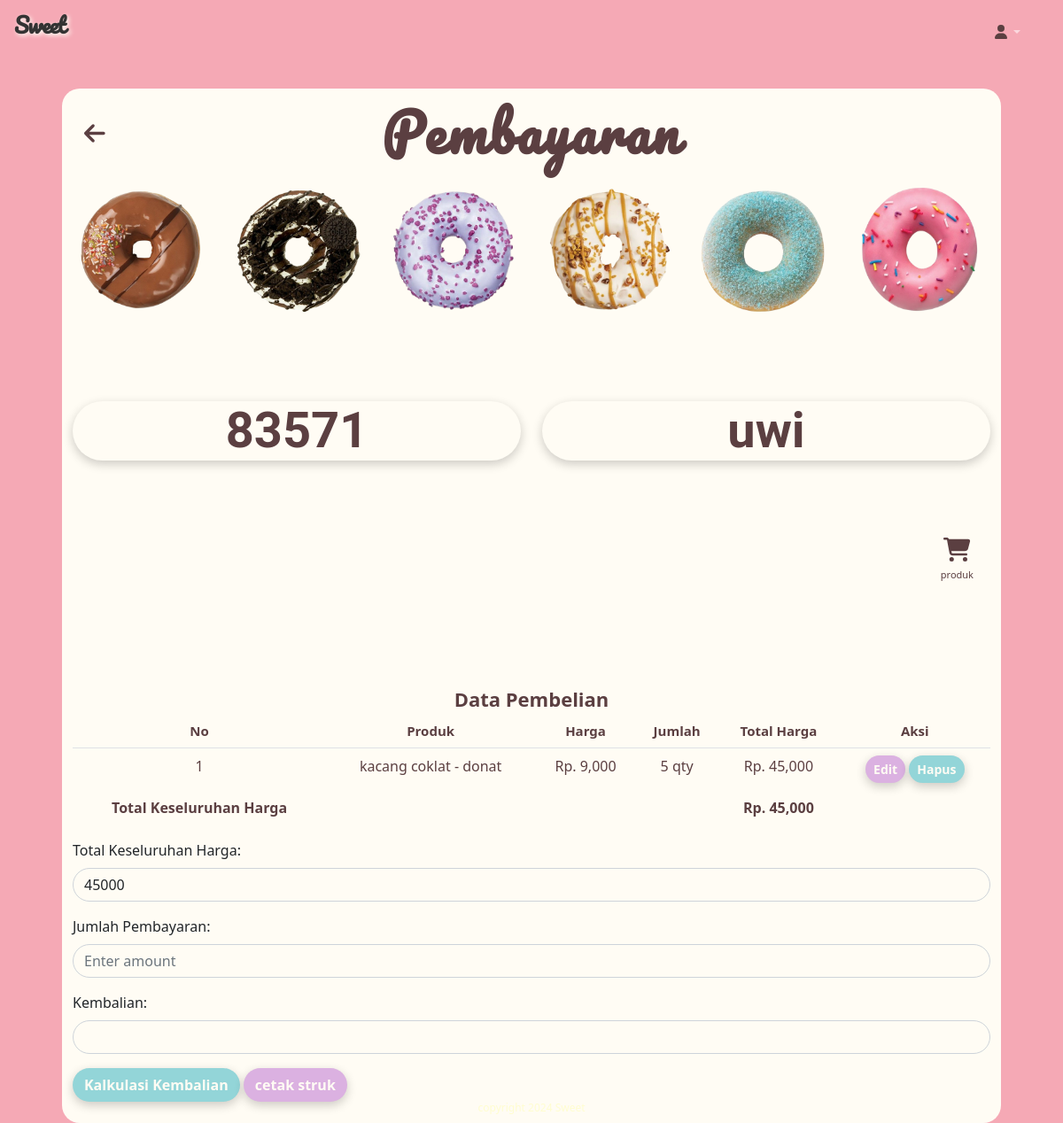
/views/detailpenjualan.php?idp=83571, run on the app's committed database.
### tables this page shows
CREATE TABLE `penjualan` (
  `idpenjualan` bigint(20) NOT NULL,
  `tglpenjualan` datetime NOT NULL DEFAULT current_timestamp(),
  `total` decimal(10,0) NOT NULL,
  `idpelanggan` int(11) NOT NULL
);

CREATE TABLE `pelanggan` (
  `idpelanggan` int(11) NOT NULL,
  `namapelanggan` varchar(255) NOT NULL,
  `alamat` text NOT NULL,
  `nohp` varchar(15) NOT NULL
);

CREATE TABLE `detailpenjualan` (
  `iddetail` int(11) NOT NULL,
  `idpenjualan` bigint(20) NOT NULL,
  `idproduk` int(11) NOT NULL,
  `jumlahproduk` int(11) NOT NULL,
  `subtotal` decimal(10,0) NOT NULL
);

CREATE TABLE `produk` (
  `idproduk` int(11) NOT NULL,
  `namaproduk` varchar(255) NOT NULL,
  `harga` decimal(10,0) NOT NULL,
  `stok` int(11) NOT NULL,
  `deskripsi` text NOT NULL
);

### views/detailpenjualan.php (the view, shortened to what this page needs)
<?php
include_once "template/header.php";
if (isset($_GET['idp'])) {
    $idp = $_GET['idp'];
    $getnamapl = mysqli_query($c, "SELECT * FROM penjualan p, pelanggan pl WHERE p.idpelanggan=pl.idpelanggan and p.idpenjualan='$idp'");
    $namapl = mysqli_fetch_array($getnamapl);
    $np = $namapl['namapelanggan'];
} else {
    echo '<script>window.location.href = "penjualan.php";</script>';
}
?>
<main>
    <div class="container-fluid " style="background-color: #FFFCF4;  max-width: 1060px;
            border-radius: 20px;">
        <div class="row">
            <h1 class="header-text" style="font-family: Pacifico , cursive;">
                Pembayaran</h1>
            <div>
                <a href="penjualan.php" class="btn btn-efek mb-4 mt-4">
                    <i class="fas fa-arrow-left"></i>
                </a>
            </div>
        </div>
        <div class="row">
            <div class="image-container">
                <img src="../assets/img/p.png" alt="Image 1" class="small-image" style="width: 160px; height:160px;">
                <img src="../assets/img/a.png" alt="Image 2" class="small-image" style="width: 160px; height:160px;">
                <img src="../assets/img/ppp.png" alt="Image 3" class="small-image" style="width: 160px; height:160px;">
                <img src="../assets/img/9.png" alt="Image 4" class="small-image" style="width: 160px; height:160px;">
                <img src="../assets/img/r.png" alt="Image 5" class="small-image" style="width: 160px; height:160px;">
                <img src="../assets/img/j.png" alt="Image 6" class="small-image" style="width: 160px; height:160px;">
            </div>
        </div>
        <div class="row">
            <div class="col-md-6">
                <div
                    style="background-color: #FFFCF4; margin-bottom: 50px; margin-top: 70px; color: #5B3F41; box-shadow: 0 4px 12px rgba(0, 0, 0, 0.2); border-radius: 60px;">
                    <div class="card-body text-center">
                        <p style="font-family: 'Roboto', sans-serif; font-weight: bold;" class="card-text display-4">
                            <?= $idp; ?>
                        </p>
                    </div>
                </div>
            </div>
            <div class="col-md-6">
                <div
                    style="background-color: #FFFCF4; margin-bottom: 50px; margin-top: 70px; color: #5B3F41; box-shadow: 0 4px 12px rgba(0, 0, 0, 0.2); border-radius: 60px;">
                    <div class="card-body text-center">
                        <p style="font-family: 'Roboto', sans-serif; font-weight: bold;" class="card-text display-4">
                            <?= $np; ?>
                        </p>
                    </div>
                </div>
            </div>
        </div>
        <div class="row">
            <div class="col d-flex justify-content-end">
                <div class="btn-container">
                    <button class="btn btn-p mb-2 me-2 btn-efek" data-bs-toggle="modal" data-bs-target="#TambahDP">
                        <i class="fas fa-shopping-cart"></i><br>
                        <p style="font-size: 11px;">produk</p>
                    </button>
                </div>
            </div>
        </div>
        <div class="table-container" style="margin-top: 60px;" id="printTable">
            <center><b style="color: #5B3F41; font-size: 22px;">Data Pembelian</b></center>
            <div class="body">
                <table class="table">
                    <thead>
                        <tr class="text-nowrap">
                            <th scope="col">
                                <div style="color: #5B3F41;">
                                    No
                                </div>
                            </th>
                            <th>
                                <div style="color: #5B3F41;">Produk</div>
                            </th>
                            <th>
                                <div style="color: #5B3F41;">Harga</div>
                            </th>
                            <th>
                                <div style="color: #5B3F41;">Jumlah</div>
                            </th>
                            <th>
                                <div style="color: #5B3F41;">Total Harga</div>
                            </th>
                            <th id="actionSection">
                                <div style="color: #5B3F41;">Aksi</div>
                            </th>
                        </tr>
                    </thead>
                    <tbody>
                        <?php
                        $get = mysqli_query($c, "SELECT * FROM detailpenjualan p, produk pr WHERE p.idproduk=pr.idproduk AND idpenjualan='$idp'");
                        $no = 1;
                        $totalharga = 0;
                        while ($p = mysqli_fetch_array($get)) {
                            $idetail = $p['iddetail'];
                            $harga = $p['harga'];
                            $namaproduk = $p['namaproduk'];
                            $jumlahproduk = $p['jumlahproduk'];
                            $subtotal = $jumlahproduk * $harga;
                            ?>
                            <tr>
                                <td>
                                    <div style="color: #5B3F41;">
                                        <?= $no++; ?>
                                    </div>
                                </td>
                                <td>
                                    <div style="color: #5B3F41;">
                                        <?= $namaproduk; ?> - donat
                                    </div>
                                </td>
                                <td>
                                    <div style="color: #5B3F41;">
                                        Rp.
                                        <?= (number_format($harga)); ?>
                                    </div>
                                </td>
                                <td>
                                    <div style="color: #5B3F41;">
                                        <?= (number_format($jumlahproduk)); ?> qty
                                    </div>
                                </td>
                                <td>
                                    <div style="color: #5B3F41;">
                                        Rp.
                                        <?= (number_format($subtotal)); ?>
                                    </div>
                                </td>
                                <td id="actionSection">
                                    <button class="btn btn-satu btn-sm" data-bs-toggle="modal"
                                        data-bs-target="#EditDP<?= $idetail; ?>">Edit</button>
                                    <button class="btn btn-dua btn-sm" data-bs-toggle="modal"
                                        data-bs-target="#HapusDP<?= $idetail; ?>">Hapus</button>
                                </td>
                            </tr>
                            <?php
                            $totalharga += $subtotal;
                        } ?>
                        <tr>
                            <td>
                                <div style="color: #5B3F41; font-weight: bold;">Total Keseluruhan Harga</div>
                            </td>
                            <td></td>
                            <td></td>
                            <td></td>
                            <td>
                                <div style="color: #5B3F41; font-weight: bold;">
                                    Rp.
                                    <?= (number_format($totalharga)); ?>
                                </div>
                            </td>
                        </tr>
            </div>
        </div>
    </div>
    <div class="mb-3">
        <label for="jumlahPembayaran" class="form-label">Total
            Keseluruhan Harga:</label>
        <input type="text" class="form-control" id="totalAmount" value="<?= $totalharga; ?>" readonly>
    </div>
    <div class="mb-3">
        <label for="jumlahPembayaran" class="form-label">Jumlah Pembayaran:</label>
        <input type="text" class="form-control" id="jumlahPembayaran" placeholder="Enter amount" required>
    </div>
    <div class="mb-3">
        <label for="kembalian" class="form-label">Kembalian:</label>
        <input type="text" class="form-control" id="kembalian" readonly>
    </div>
    <div id="actionSection">
        <button type="button" class="btn btn-dua mb-4" onclick="hitungKembalian()">Kalkulasi Kembalian</button>
        <button id="actionSection" class="btn btn-satu mb-4" onclick="printStructure()">
            cetak struk
        </button>
    </div>
    </div>
<?php
include_once "template/footer.php";
?>
</body>
</html>

### css/produk.css (style rules this page uses)
img { max-width: 100%; height: auto; }
.btn-satu { transition: transform 0.3s; border-radius: 100px; box-shadow: 0 4px 12px rgba(0, 0, 0, 0.2); background-color: #DBB1E1; color: #FFFCF4; font-weight: bold; }
.btn-dua { transition: transform 0.3s; border-radius: 100px; box-shadow: 0 4px 12px rgba(0, 0, 0, 0.2); background-color: #93D5D8; color: #FFFCF4; font-weight: bold; }
.form-control { background-color: #FFFCF4; border-radius: 60px; }

### views/template/header.php (style rules this page uses)
body { overflow-x: hidden; }

### views/detailpenjualan.php (style rules this page uses)
.table-container table { border-collapse: collapse; width: 100%; }
.table-container td { border: none; padding: 8px; text-align: center; }
.table-container th { color: #5B3F41; font-size: 15px; text-align: center; }
.btn-p { padding: 10px; cursor: pointer; font-size: 25px; transition: transform 0.3s ease, font-size 0.3s ease; }
.btn-container { display: flex; justify-content: flex-end; margin-top: 20px; margin-bottom: 20px; }
.image-container { display: flex; justify-content: space-between; margin-bottom: 20px; }
.small-image { transition: transform 0.5s ease; }
.header-text { position: absolute; top: 150px; left: 50%; transform: translate(-50%, -50%); font-weight: bold; font-size: 3.7em; color: #5B3F41; text-align: center; letter-spacing: 3px; }
.btn-efek { color: #5B3F41; font-size: 27px; position: relative; transition: transform 0.3s ease-in-out; }

### data on the page
penjualan: idpelanggan.namapelanggan "uwi"
detailpenjualan: idproduk.namaproduk "kacang coklat", idproduk.harga "9,000", jumlahproduk "5", jumlahproduk.harga "45,000"

### other printed values
$idp "83571"
$totalharga "45,000"
